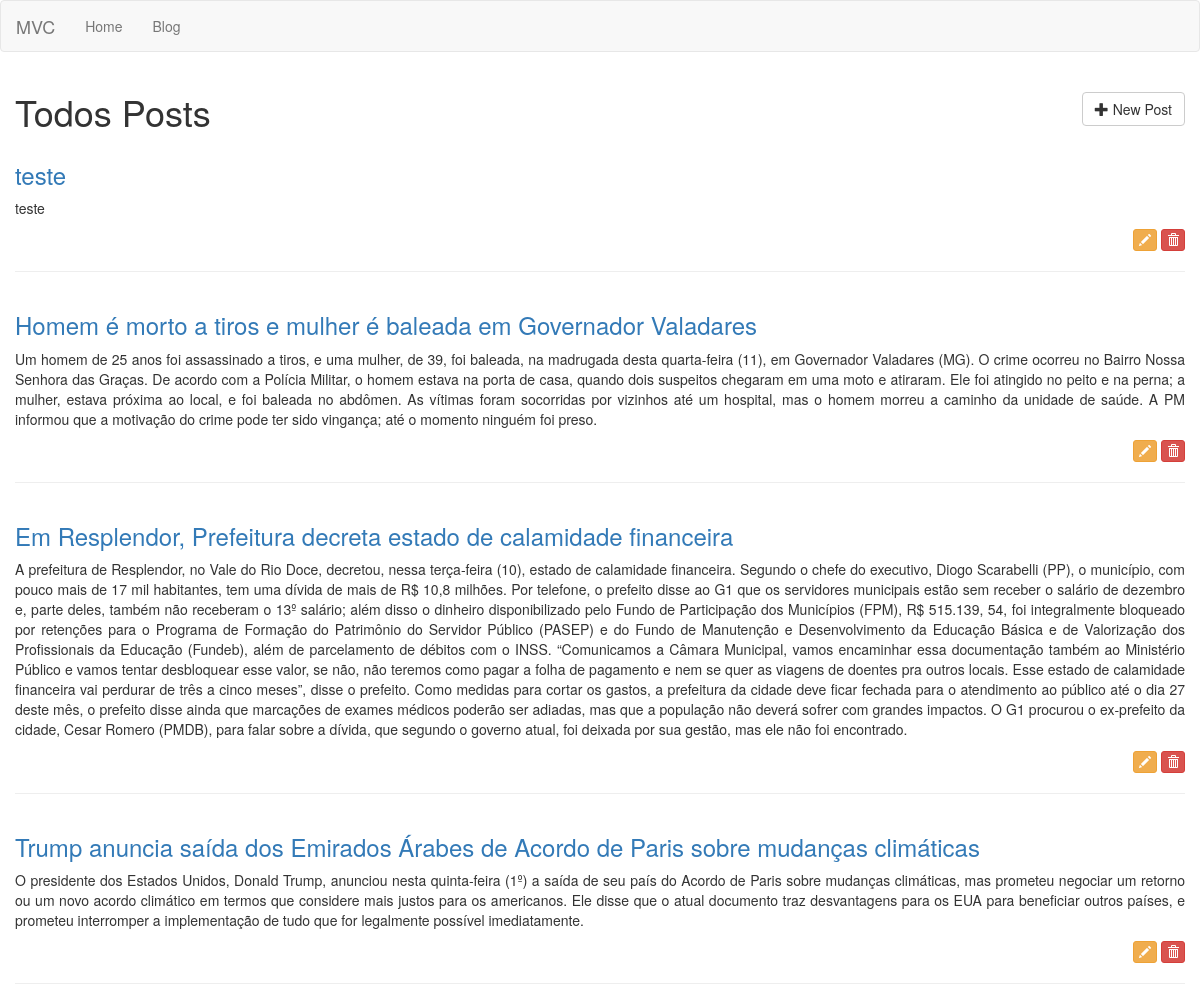
Page /posts on the earlier database version.
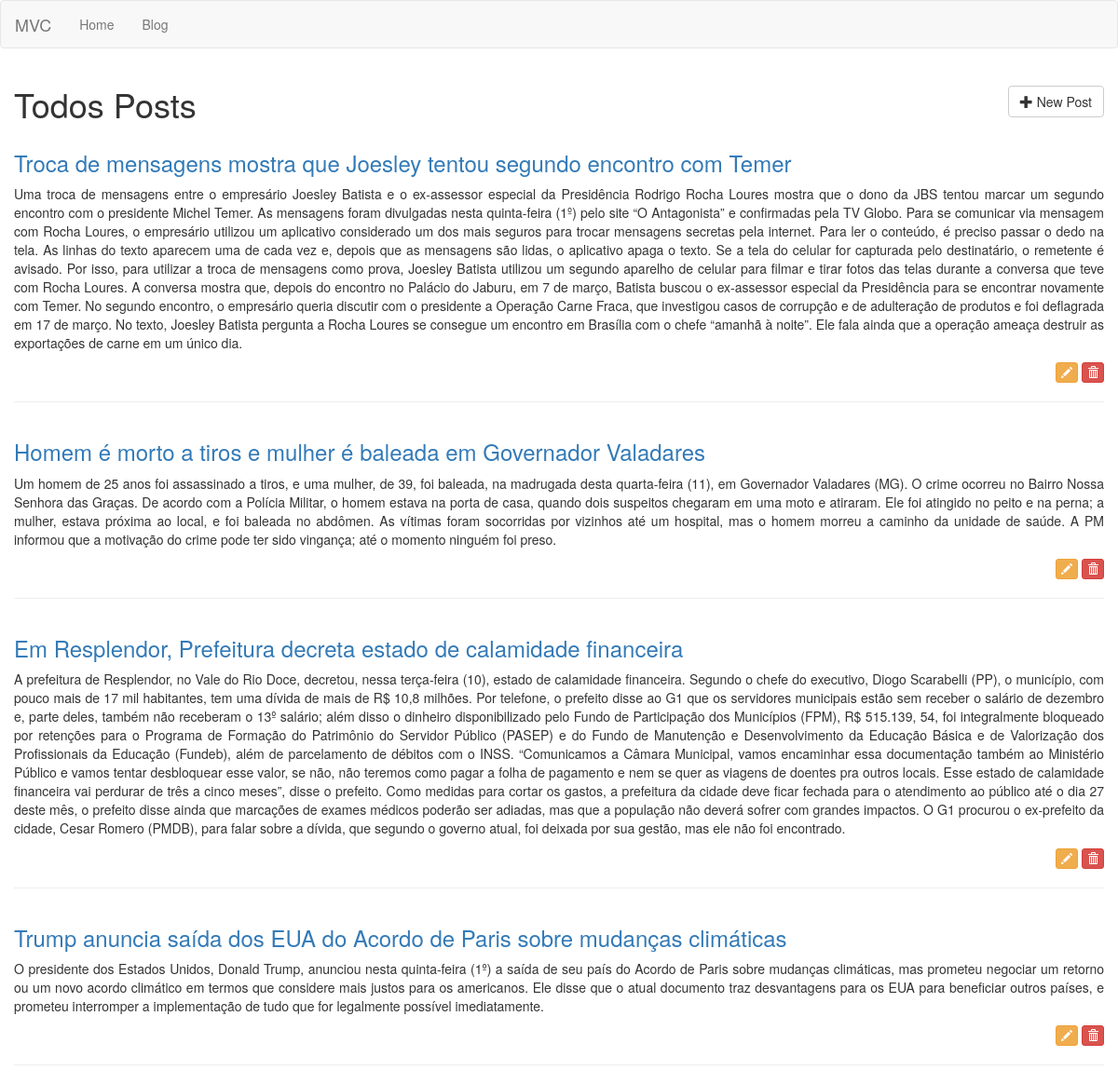
Same page on the later database version.
### tables this page shows
CREATE TABLE posts (id INTEGER CONSTRAINT posts_index PRIMARY KEY ASC AUTOINCREMENT, title VARCHAR (255) NOT NULL, content TEXT NOT NULL);

### app/Controllers/PostsController.php (called while the page is built, shortened)
<?php
class PostsController extends BaseController
{
   private $post;
   public function __construct()
   {
      $this->post = Container::getModel("Post");
   }
   public function index()
   {
      $this->view->posts = $this->post->All();
      return $this->renderView('posts/index', 'layout');
   }
}

### core/bootstrap.php (called while the page is built, shortened)
<?php
$routes = require_once __DIR__ . "/../app/routes.php";
$route = new \Core\Route($routes);

### public/index.php (called while the page is built, shortened)
<?php
require_once __DIR__ . "/../core/bootstrap.php";

### core/BaseModel.php (called while the page is built, shortened)
<?php
abstract class BaseModel
{
   private $pdo;
   protected $table;
   public function __construct(PDO $pdo)
   {
      $this->pdo = $pdo;
   }
   public function All()
   {
      $query = "SELECT * FROM {$this->table}";
      $stmt = $this->pdo->prepare($query);
      $stmt->execute();
      $result = $stmt->fetchAll();
      return $result;
   }
}

### core/Database.php (called while the page is built, shortened)
<?php
class Database
{
	public static function getDatabase()
   {
	   $conf = require_once __DIR__ . "/../app/database.php";
		if($conf['driver']=='sqlite'){
			$sqlite = __DIR__  . "/../storage/database/" . $conf['sqlite']['host'];
			$sqlite = "sqlite:".$sqlite;
			try{
				 $pdo = new PDO($sqlite);
				 $pdo->setAttribute(PDO::ATTR_ERRMODE,PDO::ERRMODE_EXCEPTION);
				 $pdo->setAttribute(PDO::ATTR_DEFAULT_FETCH_MODE,PDO::FETCH_OBJ);
				 return $pdo;
			}
			catch (PDOException $e){
				echo $e->getMessage();
			}
		} else if ($conf['driver']=='mysql'){
		     $host = $config['mysql']['host'];
			  $db_name = $config['mysql']['db_name'];
			  $username = $config['mysql']['db_username'];
			  $password = $config['mysql']['db_password'];
			  $charset = $conf['mysql']['charset'];
			  $collation = $conf['mysql']['collation'];
			try{
				$pdo = new PDO("mysql:host=$host;dbname=$db_name;charset=$charset", $username, $password);
				print_r ($pdo);
				$pdo->setAttribute(PDO::ATTR_ERRMODE,PDO::ERRMODE_EXCEPTION);
				$pdo->setAttribute(PDO::MYSQL_ATTR_INIT_COMMAND, "SET NAMES '$charset' COLLATE '$collation'");
				$pdo->setAttribute(PDO::ATTR_DEFAULT_FETCH_MODE,PDO::FETCH_OBJ);
				return $pdo;
			}
			catch (PDOException $e){
				echo $e->getMessage();
			}
		}
   }
}

### core/Container.php (called while the page is built, shortened)
<?php
class Container
{
   public static function getModel($model)
   {
      return new $model(Database::getDatabase());
   }
}

### app/Views/posts/index.phtml (the view, shortened to what this page needs)
<div class="container">
   <div class="row">
      <h1 class="h1">
         <?php echo  $this->getPageTitle(); ?>
         <a href="/posts/create" class="btn btn-default pull-right">
            <i class="glyphicon glyphicon-plus"></i>
            New Post
         </a>
      </h1>
   </div>
   <?php foreach ($this->view->posts as $post): ?>
   <div class="row">
      <h3 class="h3">
         <a href="<?php echo "/posts/" . $post->id . "/show"; ?>">
         <?php echo $post->title; ?>
         </a>
      </h3>
      <p class="text-justify"><?php echo $post->content; ?></p>
       <p class="text-right">
           <a href="/posts/<?php echo $post->id; ?>/edit" class="btn btn-warning btn-xs">
               <i class="glyphicon glyphicon-pencil"></i>
           </a>
           <a href="/posts/<?php echo $post->id; ?>/delete" class="btn btn-danger btn-xs"
             onclick="return confirm('Tem certeza que deseja excluir este post?');">
               <i class="glyphicon glyphicon-trash"></i>
           </a>
       </p>
      <hr>
   </div>
   <?php endforeach; ?>
</div>

### core/Route.php (shortened to what this page needs)
<?php
class Route
{
   private $routes;
   public function __construct(array $routes)
   {
      $this->run();
   }
   private function setRoutes($routes)
   {
      foreach($routes as $route){
         $explode = explode('@', $route[1]);
         $r = [$route[0], $explode[0], $explode[1] ];
         $newRoutes[] = $r;
      }
      $this->routes = $newRoutes;
   }
   private function getRequest()
   {
      $obj = new \stdClass;
      return $obj;
   }
   private function getUrl()
   {
      return parse_url($_SERVER['REQUEST_URI'],PHP_URL_PATH);
   }
   private function run()
   {
      $url = $this->getUrl();
      foreach($this->routes as $route){
         $routeArray = explode('/', $route[0]);
         $params=[];
         for($i=0; $i < count($routeArray); $i++){
            $route[0] = implode($routeArray, '/');
         }
         if($url == $route[0]){
            $route_found = 1;
            $controller = $route[1];
            $action = $route[2];
            break;
         }
      }
      if($route_found){
         $controller = Container::newController($controller);
         switch(count($params)){
            default:
               $controller->$action($this->getRequest());
               break;
         }
      } else {
         Container::pageNotFound();
      }
   }
}

### core/BaseController.php (shortened to what this page needs)
<?php
class BaseController
{
   private $viewPath;
   private $layoutPath;
   private $title = null;
   public function __construct()
   {
      $this->view = new \stdClass;
   }
   protected function renderView($viewPath, $layoutPath = null)
   {
      $this->viewPath = $viewPath;
      $this->layoutPath = $layoutPath;
      if($layoutPath){
         return $this->setLayout();
      } else {
         return  $this->content();
      }
   }
   protected function content()
   {
      $path = __DIR__ . "/../app/Views/{$this->viewPath}.phtml";
      if(file_exists( __DIR__ . "/../app/Views/{$this->viewPath}.phtml")){
         return require_once __DIR__ . "/../app/Views/{$this->viewPath}.phtml";
      } else {
         echo "Error: View path not found! <br/>$path";
      }
   }
   protected function setLayout()
   {
      $path = __DIR__ . "/../app/Views/{$this->layoutPath}.phtml";
      if(file_exists( __DIR__ . "/../app/Views/{$this->layoutPath}.phtml")){
         return require_once __DIR__ . "/../app/Views/{$this->layoutPath}.phtml";
      } else {
         echo "Error: Layout path not found!<br/>$path";
      }
   }
   protected function setPageTitle($title)
   {
      $this->title = $title;
   }
   protected function getPageTitle($separator=null)
   {
      if($separator){
         return $this->title . " " . $separator . " ";
      } else {
         return $this->title;
      }
   }
}

### app/Views/layout.phtml (shortened to what this page needs)
<!DOCTYPE html>
<html lang="pt-br">
  <head>
    <link href="/assets/css/bootstrap.min.css" rel="stylesheet">
    <link href="/assets/css/font-awesome.min.css" rel="stylesheet">
  </head>
  <body>
  <?php require_once __DIR__ . "/menu.phtml"; ?>
  <div class="container-fluid">
     <div class="row">
        <?php $this->content(); ?>
     </div>
  </div>
  </body>
</html>

### app/Views/menu.phtml (shortened to what this page needs)
<nav class="navbar navbar-default">
  <div class="container-fluid">
    <div class="navbar-header">
      <a class="navbar-brand" href="/">MVC</a>
    </div>
    <div class="collapse navbar-collapse" id="bs-example-navbar-collapse-1">
      <ul class="nav navbar-nav">
        <li><a href="/">Home <span class="sr-only">(current)</span></a></li>
        <li><a href="/posts">Blog</a></li>
      </ul>
    </div>
  </div>
</nav>

Differences in the rows shown:
removed posts: title "teste", content "teste"
added posts: title "Troca de mensagens mostra que Joesley tentou segundo encontro com Temer", content "Uma troca de mensagens entre o empresário Joesley Batista e o ex-assessor especial da Presidência Rodrigo Rocha Loures mostra que o dono da JBS tentou marcar um segundo encontro com o presidente Michel Temer. As mensagens foram divulgadas nesta quinta-feira (1º) pelo site “O Antagonista” e confirmadas pela TV Globo. Para se comunicar via mensagem com Rocha Loures, o empresário utilizou um aplicativo considerado um dos mais seguros para trocar mensagens secretas pela internet. Para ler o conteúdo, é preciso passar o dedo na tela. As linhas do texto aparecem uma de cada vez e, depois que as mensagens são lidas, o aplicativo apaga o texto. Se a tela do celular for capturada pelo destinatário,…"
changed posts: title "Trump anuncia saída dos Emirados Árabes de Acordo de Paris sobre mudanças climáticas" → "Trump anuncia saída dos EUA do Acordo de Paris sobre mudanças climáticas"
